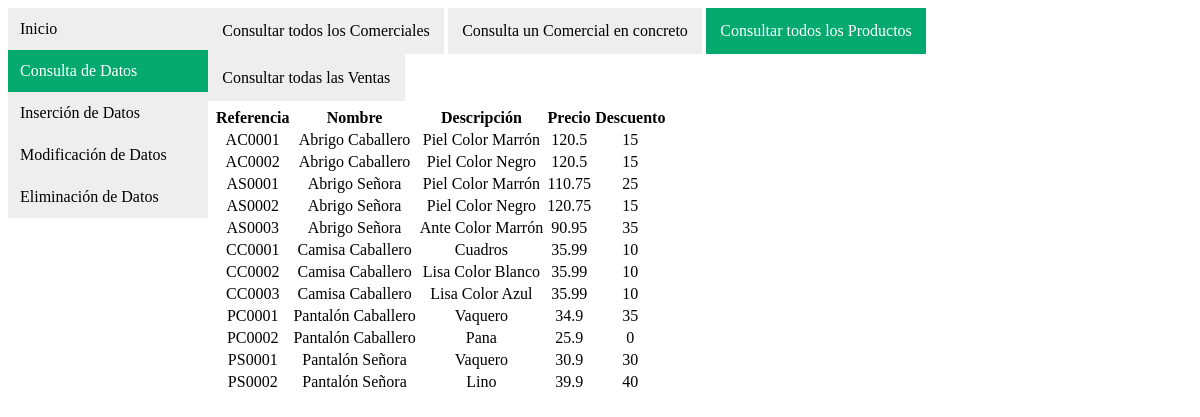
The page /Consulta/consultaProductos.php on the database its author committed.
### tables this page shows
create table IF NOT EXISTS Productos (
	referencia		varchar(6) primary key,
	nombre		varchar(20) not null,
	descripcion	varchar(20),
	precio		float not null,
	descuento	int not null
);

### controller.php (called while the page is built, shortened)
<?php
function consultaSQL($sql){
$host = "127.0.0.1";
$dbname = "ventas_comerciales";
$username = "dwes";
$password = "dwes";
    try {
        $conn = new PDO("mysql:host=$host;dbname=$dbname;charset=utf8", $username, $password);
        $busqueda = $conn->query($sql);
        $arrDatos = $busqueda->fetchAll(PDO::FETCH_ASSOC);
    } catch (PDOException $e) {
        die("No se pudo conectar con $dbname :" . $e->getMessage());
    }
    return $arrDatos;
}
?>

### Consulta/consultaProductos.php (the view, shortened to what this page needs)
<!DOCTYPE html>
<html lang="es">
<head>
    <link rel='stylesheet' href='../CSS/style.css'>
</head>
<body>
    <nav>
        <div class="vertical-menu">
            <a href="../index.php">Inicio</a>
            <a href="index.html" class="active">Consulta de Datos</a>
            <a href="../Insercion/index.html">Inserción de Datos</a>
            <a href="../Modificacicon/index.html">Modificación de Datos</a>
            <a href="../Eliminacion/index.html">Eliminación de Datos</a>
        </div>
    </nav>
    <div class="horizontal-menu">
            <a href="consultaComerciales.php" >Consultar todos los Comerciales</a>
            <a href="consultaVentasComercial.php">Consulta un Comercial en concreto</a>
            <a href="consultaProductos.php" class="active">Consultar todos los Productos</a>
            <a href="consultaVentas.php">Consultar todas las Ventas</a>
        </div>
    <table class="tabla">
        <th class="bg-primary" scope="col">Referencia</th>
        <th class="bg-primary" scope="col">Nombre</th>
        <th class="bg-primary" scope="col">Descripción</th>
        <th class="bg-primary" scope="col">Precio</th>
        <th class="bg-primary" scope="col">Descuento</th>
        <?php
        include '../controller.php';
        $sql ="SELECT * FROM Productos";
        $arrDatos = consultaSQL($sql);
        foreach ($arrDatos as $muestra) {
            echo '<tr>';
            echo '<td >' . $muestra['referencia'] . '</td>';
            echo '<td >' . $muestra['nombre'] . '</td>';
            echo '<td >' . $muestra['descripcion'] . '</td>';
            echo '<td >' . $muestra['precio'] . '</td>';
            echo '<td >' . $muestra['descuento'] . '</td>';
            echo ' </tr>';
        }
        ?>
    </table>
</body>
</html>

### CSS/style.css (style rules this page uses)
.tabla { text-align: center; display: flex; align-items: left; justify-content: left; padding: 5px; }
.vertical-menu { width: 200px; float: left; }
.vertical-menu a { background-color: #eee; color: black; display: block; padding: 12px; text-decoration: none; }
.vertical-menu a.active { background-color: #04AA6D; color: white; }
.horizontal-menu { width: 80%; float: inherit; }
.horizontal-menu a { background-color: #eee; color: black; display: inline-block; padding: 1.5%; text-decoration: none; }
.horizontal-menu a.active { background-color: #04AA6D; color: white; }

### rows shown on the page
productos: referencia "AC0001", nombre "Abrigo Caballero", descripcion "Piel Color Marrón", precio "120.5", descuento "15"
productos: referencia "AC0002", nombre "Abrigo Caballero", descripcion "Piel Color Negro", precio "120.5", descuento "15"
productos: referencia "AS0001", nombre "Abrigo Señora", descripcion "Piel Color Marrón", precio "110.75", descuento "25"
productos: referencia "AS0002", nombre "Abrigo Señora", descripcion "Piel Color Negro", precio "120.75", descuento "15"
productos: referencia "AS0003", nombre "Abrigo Señora", descripcion "Ante Color Marrón", precio "90.95", descuento "35"
productos: referencia "CC0001", nombre "Camisa Caballero", descripcion "Cuadros", precio "35.99", descuento "10"
productos: referencia "CC0002", nombre "Camisa Caballero", descripcion "Lisa Color Blanco", precio "35.99", descuento "10"
productos: referencia "CC0003", nombre "Camisa Caballero", descripcion "Lisa Color Azul", precio "35.99", descuento "10"
productos: referencia "PC0001", nombre "Pantalón Caballero", descripcion "Vaquero", precio "34.9", descuento "35"
productos: referencia "PC0002", nombre "Pantalón Caballero", descripcion "Pana", precio "25.9", descuento "0"
productos: referencia "PS0001", nombre "Pantalón Señora", descripcion "Vaquero", precio "30.9", descuento "30"
productos: referencia "PS0002", nombre "Pantalón Señora", descripcion "Lino", precio "39.9", descuento "40"
